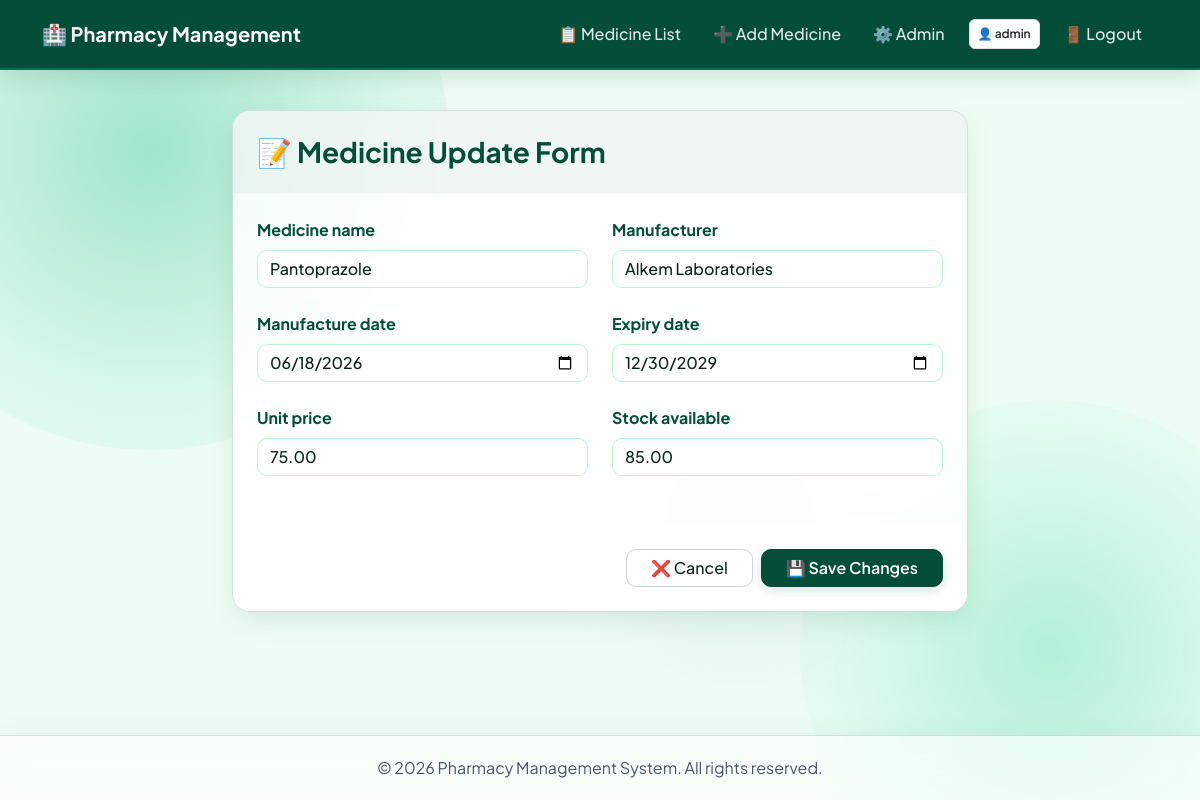
The page /edit/13/ (signed in) on the database its author committed.
### Pharmacy/models.py (models this page shows, shortened)
class Pharmacy(models.Model):
    medicine_name = models.CharField(
        max_length=100,
        help_text="Name of the medicine"
    )
    manufacturer = models.CharField(
        max_length=100,
        help_text="Name of the medicine manufacturer/company"
    )
    manufacture_date = models.DateField(
        help_text="Date when the medicine was manufactured"
    )
    expiry_date = models.DateField(
        help_text="Date when the medicine expires"
    )
    unit_price = models.DecimalField(
        max_digits=10,
        decimal_places=2,
        help_text="Price of one unit of medicine"
    )
    stock_available = models.DecimalField(
        max_digits=10,
        decimal_places=2,
        help_text="Quantity of medicine available in stock"
    )
    created_at = models.DateTimeField(auto_now_add=True)
    updated_at = models.DateTimeField(auto_now=True)
    class Meta:
        verbose_name_plural = "Pharmacy"
        ordering = ['-created_at']

### Pharmacy/views.py (the view)
# urls.py: path('edit/<int:pk>/', views.edit_medicine, name='medicine_edit'),
@login_required(login_url='pharmacy:login')
def edit_medicine(request, pk):
    instance = get_object_or_404(Pharmacy, pk=pk)
    if request.method == 'POST':
        form = PharmacyForm(request.POST, instance=instance)
        if form.is_valid():
            form.save()
            messages.success(request, f"✅ Medicine '{instance.medicine_name}' updated successfully!")
            return redirect('pharmacy:medicine_list')
    else:
        form = PharmacyForm(instance=instance)
    return render(request, 'pharmacy/edit_medicine.html', {'form': form, 'medicine': instance})

### Pharmacy/forms.py (shortened to what this page needs)
class PharmacyForm(forms.ModelForm):
    class Meta:
        model = Pharmacy
        fields = '__all__'
        widgets = {
            'medicine_name': forms.TextInput(attrs={'class': 'form-control', 'placeholder': 'Enter medicine name'}),
            'manufacturer': forms.TextInput(attrs={'class': 'form-control', 'placeholder': 'Enter manufacturer name'}),
            'manufacture_date': forms.DateInput(attrs={'class': 'form-control', 'type': 'date'}),
            'expiry_date': forms.DateInput(attrs={'class': 'form-control', 'type': 'date'}),
            'unit_price': forms.NumberInput(attrs={'class': 'form-control', 'step': '0.01', 'placeholder': '0.00'}),
            'stock_available': forms.NumberInput(attrs={'class': 'form-control', 'step': '0.01', 'placeholder': '0'}),
        }

### Pharmacy/templates/pharmacy/edit_medicine.html (shortened to what this page needs)
{% extends "pharmacy/base.html" %}
{% block content %}
    <div class="row justify-content-center">
        <div class="col-lg-8">
            <div class="glass-panel p-0 overflow-hidden">
                <div class="p-4" style="border-bottom: 1px solid rgba(255,255,255,0.4); background: rgba(4, 78, 57, 0.05);">
                    <h3 class="mb-0 fw-bold" style="color: var(--med-primary);">📝 Medicine Update Form</h3>
                </div>
                <div class="p-4">
                    <form method="post" class="needs-validation" novalidate id="medicine-form">
                        <div class="row">
                            <div class="col-md-6 mb-4">
                                <label class="form-label fw-bold" style="color: var(--med-primary);">{{ form.medicine_name.label }}</label>
                                {{ form.medicine_name }}
                            </div>
                            <div class="col-md-6 mb-4">
                                <label class="form-label fw-bold" style="color: var(--med-primary);">{{ form.manufacturer.label }}</label>
                                {{ form.manufacturer }}
                            </div>
                        </div>
                        <div class="row">
                            <div class="col-md-6 mb-4">
                                <label class="form-label fw-bold" style="color: var(--med-primary);">{{ form.manufacture_date.label }}</label>
                                {{ form.manufacture_date }}
                            </div>
                            <div class="col-md-6 mb-4">
                                <label class="form-label fw-bold" style="color: var(--med-primary);">{{ form.expiry_date.label }}</label>
                                {{ form.expiry_date }}
                            </div>
                        </div>
                        <div class="row">
                            <div class="col-md-6 mb-4">
                                <label class="form-label fw-bold" style="color: var(--med-primary);">{{ form.unit_price.label }}</label>
                                {{ form.unit_price }}
                            </div>
                            <div class="col-md-6 mb-4">
                                <label class="form-label fw-bold" style="color: var(--med-primary);">{{ form.stock_available.label }}</label>
                                {{ form.stock_available }}
                            </div>
                        </div>
                    </form>
                </div>
                <div class="p-4 bg-white bg-opacity-20 d-flex gap-2 justify-content-end" style="border-top: 1px solid rgba(255,255,255,0.3);">
                    <a href="{% url 'pharmacy:medicine_list' %}" class="btn btn-glass-secondary px-4">❌ Cancel</a>
                    <button type="submit" form="medicine-form" class="btn btn-glass-success px-4">💾 Save Changes</button>
                </div>
            </div>
        </div>
    </div>
{% endblock %}

### Pharmacy/templates/pharmacy/base.html (shortened to what this page needs)
{% load static %}
<!DOCTYPE html>
<html lang="en">
<head>
    <link href="https://cdn.jsdelivr.net/npm/bootstrap@5.3.0/dist/css/bootstrap.min.css" rel="stylesheet">
</head>
<body>
    <nav class="navbar navbar-expand-lg navbar-dark navbar-glass">
        <div class="container-fluid container">
            <a class="navbar-brand" href="{% url 'pharmacy:medicine_list' %}">🏥 Pharmacy Management</a>
            <div class="collapse navbar-collapse" id="navbarNav">
                <ul class="navbar-nav ms-auto align-items-center">
                    {% if user.is_authenticated %}
                        <li class="nav-item"><a class="nav-link" href="{% url 'pharmacy:medicine_list' %}">📋 Medicine List</a></li>
                        <li class="nav-item"><a class="nav-link" href="{% url 'pharmacy:medicine_add' %}">➕ Add Medicine</a></li>
                        {% if user.is_staff %}
                            <li class="nav-item"><a class="nav-link" href="{% url 'pharmacy:admin_dashboard' %}">⚙️ Admin</a></li>
                        {% endif %}
                        <li class="nav-item px-2">
                            <span class="badge bg-white text-dark border p-2 fw-semibold">👤 {{ user.username }}</span>
                        </li>
                        <li class="nav-item"><a class="nav-link text-danger" href="{% url 'pharmacy:logout' %}">🚪 Logout</a></li>
                    {% else %}
                        <li class="nav-item"><a class="nav-link" href="{% url 'pharmacy:register' %}">📝 Register</a></li>
                        <li class="nav-item"><a class="nav-link" href="{% url 'pharmacy:login' %}">🔐 Login</a></li>
                    {% endif %}
                </ul>
            </div>
        </div>
    </nav>
    <main class="container">
        {% block content %}{% endblock %}
    </main>
    <footer>
        <p class="mb-0">&copy; 2026 Pharmacy Management System. All rights reserved.</p>
    </footer>
</body>
</html>

### Pharmacy/templates/pharmacy/base.html (style rules this page uses)
:root { --bg-base: #eefdf4; --med-primary: #044e39; --med-accent: #00cc88; --text-slate: #0b261f; --text-muted: #475569; --glass-sheet: rgba(255, 255, 255, 0.88); --glass-sheet-hover: rgba(255, 255, 255, 0.96); --glass-border: rgba(4, 78, 57, 0.16); --glass-shadow: rgba(4, 78, 57, 0.12); }
body { font-family: 'Plus Jakarta Sans', sans-serif; background-color: var(--bg-base); color: var(--text-slate); min-height: 100vh; display: flex; flex-direction: column; position: relative; z-index: 1; overflow-x: hidden; }
body::before { content: ''; position: fixed; width: 600px; height: 600px; top: -150px; left: -150px; background: radial-gradient(circle, rgba(16, 185, 129, 0.35) 0%, rgba(52, 211, 153, 0.1) 60%, rgba(0,0,0,0) 100%); border-radius: 50%; z-index: -2; }
body::after { content: ''; position: fixed; width: 500px; height: 500px; bottom: -100px; right: -100px; background: radial-gradient(circle, rgba(0, 204, 136, 0.25) 0%, rgba(167, 243, 208, 0.15) 65%, rgba(0,0,0,0) 100%); border-radius: 50%; z-index: -2; }
main { flex: 1; padding: 40px 20px; z-index: 2; }
.glass-panel { background: var(--glass-sheet); backdrop-filter: blur(16px) saturate(120%); -webkit-backdrop-filter: blur(16px) saturate(120%); border: 1px solid var(--glass-border); border-radius: 18px; box-shadow: 0 10px 30px -5px var(--glass-shadow), inset 0 1px 2px 0 rgba(255, 255, 255, 0.6); transition: transform 0.25s cubic-bezier(0.2, 0.8, 0.2, 1), background-color 0.25s ease, box-shadow 0.25s ease; }
.form-control, .form-select { background: #ffffff !important; border: 1px solid #bbf7d0 !important; color: var(--text-slate) !important; border-radius: 10px !important; font-weight: 500; transition: all 0.2s ease !important; }
.navbar-glass { background: var(--med-primary) !important; border-bottom: 2px solid rgba(16, 185, 129, 0.3); padding: 14px 0; box-shadow: 0 6px 25px rgba(4, 78, 57, 0.15); }
.navbar-brand { font-weight: 700; color: #ffffff !important; }
.nav-link { color: rgba(255, 255, 255, 0.88) !important; font-weight: 500; border-radius: 8px; padding: 8px 16px !important; transition: all 0.2s ease; }
.btn-glass-success { background: var(--med-primary); border: 1px solid var(--med-primary); color: #ffffff; border-radius: 10px; font-weight: 600; transition: all 0.2s ease; box-shadow: 0 4px 12px rgba(4, 78, 57, 0.15); }
.btn-glass-secondary { background: #ffffff; border: 1px solid #cbd5e1; color: var(--text-slate); border-radius: 10px; font-weight: 500; transition: all 0.2s ease; }
footer { background: rgba(255, 255, 255, 0.65); backdrop-filter: blur(16px) saturate(120%); -webkit-backdrop-filter: blur(16px) saturate(120%); border-top: 1px solid var(--glass-border); padding: 20px; text-align: center; color: var(--text-muted); margin-top: auto; box-shadow: 0 -5px 25px rgba(4, 78, 57, 0.04); z-index: 2; }

### rows shown on the page
Pharmacy: medicine_name "Pantoprazole", manufacturer "Alkem Laboratories", manufacture_date "06/18/2026", expiry_date "12/30/2029", unit_price "75.00", stock_available "85.00"

### other values the page prints
{{ user.username }} "admin"
